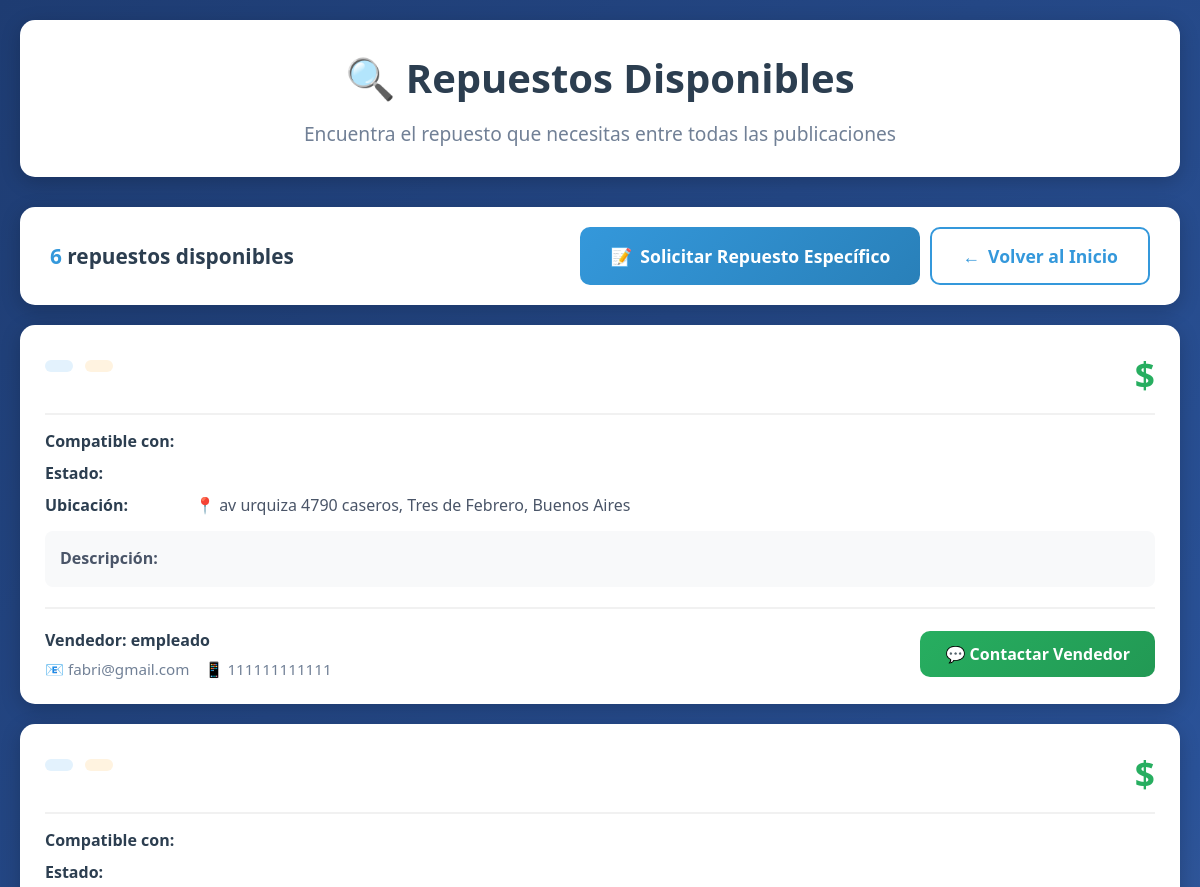
The app's page /comprar/listado-repuestos/ (upper part), older data.
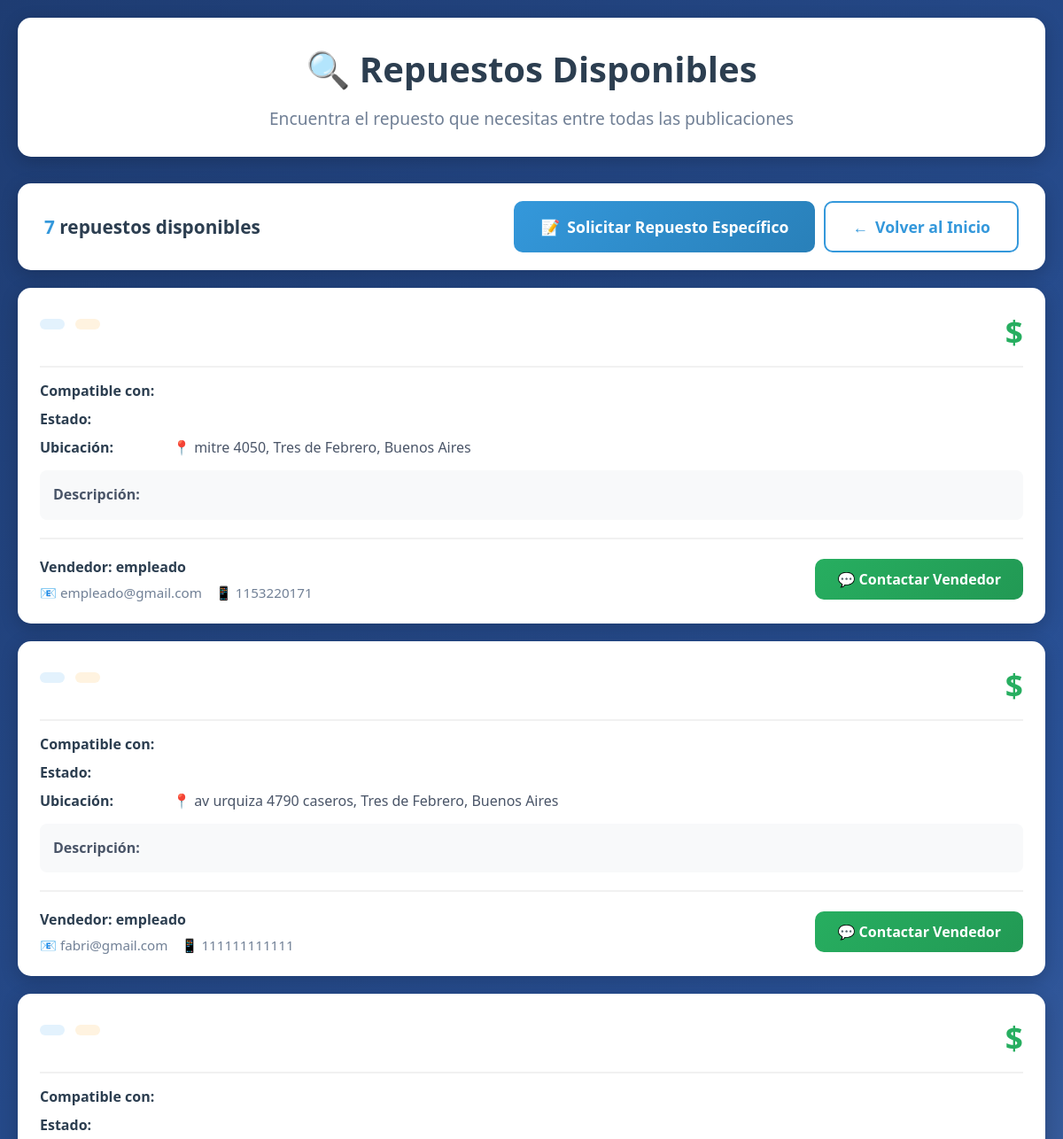
The same page, newer data.
### core/models.py (models this page shows, shortened)
class PublicacionVenta(models.Model):
    ESTADO_CHOICES = [
        ('nuevo', 'Nuevo'),
        ('usado_excelente', 'Usado - Excelente'),
        ('usado_bueno', 'Usado - Bueno'),
        ('usado_regular', 'Usado - Regular'),
    ]
    nombre_vendedor = models.CharField(max_length=200, verbose_name="Nombre del Vendedor")
    email_vendedor = models.EmailField(verbose_name="Email")
    telefono_vendedor = models.CharField(max_length=20, verbose_name="Teléfono")
    zona = models.CharField(max_length=200, verbose_name="Zona/Provincia", blank=True, default='')
    localidad = models.CharField(max_length=200, verbose_name="Localidad", blank=True, default='')
    direccion = models.CharField(max_length=300, verbose_name="Dirección", blank=True, default='')
    ubicacion = models.CharField(max_length=200, verbose_name="Ubicación", blank=True, default='')
    latitud = models.DecimalField(max_digits=10, decimal_places=7, verbose_name="Latitud", null=True, blank=True)
    longitud = models.DecimalField(max_digits=10, decimal_places=7, verbose_name="Longitud", null=True, blank=True)
    fecha_publicacion = models.DateTimeField(auto_now_add=True)
    disponible = models.BooleanField(default=True)
    vistas = models.IntegerField(default=0)
    class Meta:
        verbose_name = "Publicación de Venta"
        verbose_name_plural = "Publicaciones de Venta"
        ordering = ['-fecha_publicacion']

### quiero_comprar/views.py (the view)
# urls.py: path('listado-repuestos/', views.listado_repuestos, name='listado_repuestos'),
def listado_repuestos(request):
    try:
        repuestos = PublicacionVenta.objects.filter(disponible=True)
        context = {
            'repuestos': repuestos,
            'total_repuestos': repuestos.count()
        }
        return render(request, 'listado_repuestos.html', context)
    except Exception as e:
        print(f"[ERROR] Error al cargar repuestos: {str(e)}")
        import traceback
        traceback.print_exc()
        messages.error(request, f'Error al cargar los repuestos: {str(e)}')
        context = {
            'repuestos': [],
            'total_repuestos': 0
        }
        return render(request, 'listado_repuestos.html', context)

### quiero_comprar/templates/listado_repuestos.html (shortened to what this page needs)
{% load static %}
<!DOCTYPE html>
<html lang="es">
<head>
    <link rel="stylesheet" href="{% static 'quiero_comprar/listado_repuestos.css' %}">
</head>
<body>
    <div class="container">
        <div class="header">
            <h1>🔍 Repuestos Disponibles</h1>
            <p>Encuentra el repuesto que necesitas entre todas las publicaciones</p>
        </div>
        <div class="action-bar">
            <div class="results-count">
                <span>{{ total_repuestos }}</span> repuesto{{ total_repuestos|pluralize }} disponible{{ total_repuestos|pluralize }}
            </div>
            <div style="display: flex; gap: 10px; flex-wrap: wrap;">
                <a href="{% url 'quiero_comprar' %}" class="btn-action">
                    <span>📝</span>
                    Solicitar Repuesto Específico
                </a>
                <a href="{% url 'index' %}" class="btn-action btn-secondary">
                    <span>←</span>
                    Volver al Inicio
                </a>
            </div>
        </div>
        {% if repuestos %}
            {% for repuesto in repuestos %}
            <div class="repuesto-card">
                <div class="card-header">
                    <div class="card-title">
                        <div>
                            <span class="card-badge badge-categoria">{{ repuesto.get_categoria_display }}</span>
                            {% if repuesto.estado == 'nuevo' %}
                                <span class="card-badge badge-nuevo">✨ Nuevo</span>
                            {% else %}
                                <span class="card-badge badge-usado">{{ repuesto.get_estado_display }}</span>
                            {% endif %}
                        </div>
                    </div>
                    <div class="price">${{ repuesto.precio }}</div>
                </div>
                <div class="card-body">
                    <div class="detail-row">
                        <span class="detail-label">Compatible con:</span>
                    </div>
                    <div class="detail-row">
                        <span class="detail-label">Estado:</span>
                    </div>
                    <div class="detail-row">
                        <span class="detail-label">Ubicación:</span>
                        <span>📍 {{ repuesto.ubicacion }}</span>
                    </div>
                    <div class="descripcion">
                        <strong>Descripción:</strong><br>
                    </div>
                </div>
                <div class="card-footer">
                    <div class="vendedor-info">
                        <h4>Vendedor: {{ repuesto.nombre_vendedor }}</h4>
                        <div class="contacto">
                            <span class="contacto-item">📧 {{ repuesto.email_vendedor }}</span>
                            <span class="contacto-item">📱 {{ repuesto.telefono_vendedor }}</span>
                        </div>
                    </div>
                    <a href="mailto:{{ repuesto.email_vendedor }}?subject=Consulta sobre {{ repuesto.titulo }}" class="btn-contactar">
                        💬 Contactar Vendedor
                    </a>
                </div>
            </div>
            {% endfor %}
        {% endif %}
    </div>
</body>
</html>

Row changes from the older to the newer data that the page shows:
added PublicacionVenta: ubicacion "mitre 4050, Tres de Febrero, Buenos Aires", nombre_vendedor "empleado", email_vendedor "empleado@gmail.com", telefono_vendedor "1153220171"
Text that changed along with them:
{{ total_repuestos }}: "6" → "7"
